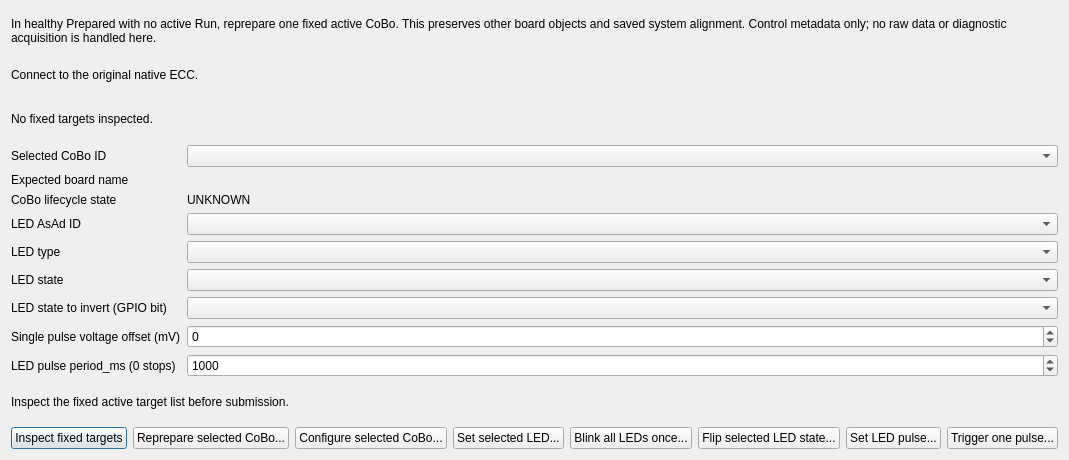
<?xml version="1.0" encoding="UTF-8"?>
<ui version="4.0">
 <class>CoBoMaintenanceWindow</class>
 <widget class="QDialog" name="CoBoMaintenanceWindow">
  <property name="windowTitle"><string>Selected CoBo maintenance</string></property>
  <property name="minimumSize"><size><width>1000</width><height>460</height></size></property>
  <layout class="QVBoxLayout" name="verticalLayout">
   <item><widget class="QLabel" name="Instructions"><property name="text"><string>In healthy Prepared with no active Run, reprepare one fixed active CoBo. This preserves other board objects and saved system alignment. Control metadata only; no raw data or diagnostic acquisition is handled here.</string></property><property name="wordWrap"><bool>true</bool></property></widget></item>
   <item><widget class="QLabel" name="ControlState"><property name="text"><string>Connect to the original native ECC.</string></property><property name="wordWrap"><bool>true</bool></property></widget></item>
   <item><widget class="QLabel" name="Summary"><property name="text"><string>No fixed targets inspected.</string></property><property name="wordWrap"><bool>true</bool></property><property name="textInteractionFlags"><set>Qt::TextSelectableByMouse</set></property></widget></item>
   <item><layout class="QFormLayout" name="targetLayout">
    <item row="0" column="0"><widget class="QLabel" name="TargetLabel"><property name="text"><string>Selected CoBo ID</string></property></widget></item>
    <item row="0" column="1"><widget class="QComboBox" name="Target"/></item>
    <item row="1" column="0"><widget class="QLabel" name="NameLabel"><property name="text"><string>Expected board name</string></property></widget></item>
    <item row="1" column="1"><widget class="QLabel" name="ExpectedName"><property name="text"><string/></property></widget></item>
    <item row="2" column="0"><widget class="QLabel" name="LifecycleLabel"><property name="text"><string>CoBo lifecycle state</string></property></widget></item>
    <item row="2" column="1"><widget class="QLabel" name="LifecycleState"><property name="text"><string>UNKNOWN</string></property><property name="wordWrap"><bool>true</bool></property></widget></item>
    <item row="3" column="0"><widget class="QLabel" name="LedAsAdLabel"><property name="text"><string>LED AsAd ID</string></property></widget></item>
    <item row="3" column="1"><widget class="QComboBox" name="LedAsAd"/></item>
    <item row="4" column="0"><widget class="QLabel" name="LedTypeLabel"><property name="text"><string>LED type</string></property></widget></item>
    <item row="4" column="1"><widget class="QComboBox" name="LedType"/></item>
    <item row="5" column="0"><widget class="QLabel" name="LedStateLabel"><property name="text"><string>LED state</string></property></widget></item>
    <item row="5" column="1"><widget class="QComboBox" name="LedState"/></item>
    <item row="6" column="0"><widget class="QLabel" name="LedFlipTargetLabel"><property name="text"><string>LED state to invert (GPIO bit)</string></property></widget></item>
    <item row="6" column="1"><widget class="QComboBox" name="LedFlipTarget"/></item>
    <item row="7" column="0"><widget class="QLabel" name="PulserVoltageLabel"><property name="text"><string>Single pulse voltage offset (mV)</string></property></widget></item>
    <item row="7" column="1"><widget class="QSpinBox" name="PulserVoltage"><property name="minimum"><number>-1000</number></property><property name="maximum"><number>1000</number></property><property name="value"><number>0</number></property></widget></item>
    <item row="8" column="0"><widget class="QLabel" name="LedPulsePeriodLabel"><property name="text"><string>LED pulse period_ms (0 stops)</string></property></widget></item>
    <item row="8" column="1"><widget class="QSpinBox" name="LedPulsePeriodMs"><property name="minimum"><number>0</number></property><property name="maximum"><number>2147483647</number></property><property name="value"><number>1000</number></property></widget></item>
   </layout></item>
   <item><widget class="QLabel" name="Status"><property name="text"><string>Inspect the fixed active target list before submission.</string></property><property name="wordWrap"><bool>true</bool></property><property name="textInteractionFlags"><set>Qt::TextSelectableByMouse</set></property></widget></item>
   <item><layout class="QHBoxLayout" name="actionsLayout">
    <item><widget class="QPushButton" name="Inspect"><property name="text"><string>Inspect fixed targets</string></property></widget></item>
    <item><widget class="QPushButton" name="Submit"><property name="text"><string>Reprepare selected CoBo...</string></property></widget></item>
    <item><widget class="QPushButton" name="Configure"><property name="text"><string>Configure selected CoBo...</string></property></widget></item>
    <item><widget class="QPushButton" name="SetLed"><property name="text"><string>Set selected LED...</string></property></widget></item>
    <item><widget class="QPushButton" name="BlinkLeds"><property name="text"><string>Blink all LEDs once...</string></property></widget></item>
    <item><widget class="QPushButton" name="FlipLed"><property name="text"><string>Flip selected LED state...</string></property></widget></item>
    <item><widget class="QPushButton" name="PulseLed"><property name="text"><string>Set LED pulse...</string></property></widget></item>
    <item><widget class="QPushButton" name="TriggerPulser"><property name="text"><string>Trigger one pulse...</string></property></widget></item>
   </layout></item>
  </layout>
 </widget>
 <resources/>
 <connections/>
</ui>
